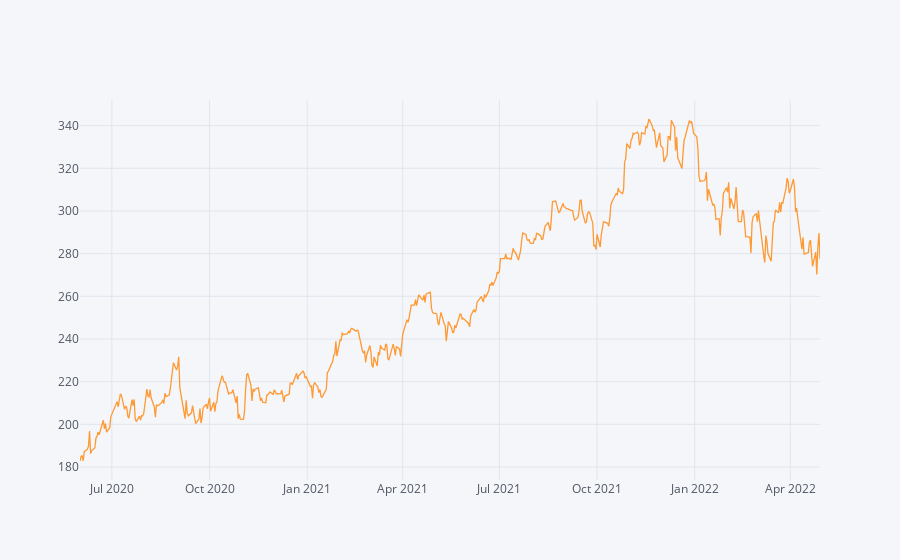

Notebook cell for this chart:
### Code cell
df.loc["2020-06":,('Close','msft')].iplot()

### Figure 1 — Plotly figure (JSON) as saved in the notebook; plotly's stock layout.template omitted (floating-point values rounded to 4 significant figures; data arrays with more than 128 entries replaced by an {"elided": "..."} marker saying what was removed)
{"data": [{"line": {"color": "rgba(255, 153, 51, 1.0)", "dash": "solid", "shape": "linear", "width": 1.3}, "mode": "lines", "name": "('Close', 'msft')", "text": "", "type": "scatter", "x": {"elided": "484 str values"}, "y": {"elided": "484 float values"}}], "layout": {"legend": {"bgcolor": "#F5F6F9", "font": {"color": "#4D5663"}}, "paper_bgcolor": "#F5F6F9", "plot_bgcolor": "#F5F6F9", "title": {"font": {"color": "#4D5663"}}, "xaxis": {"gridcolor": "#E1E5ED", "showgrid": true, "tickfont": {"color": "#4D5663"}, "title": {"font": {"color": "#4D5663"}, "text": ""}, "zerolinecolor": "#E1E5ED"}, "yaxis": {"gridcolor": "#E1E5ED", "showgrid": true, "tickfont": {"color": "#4D5663"}, "title": {"font": {"color": "#4D5663"}, "text": ""}, "zerolinecolor": "#E1E5ED"}}}
